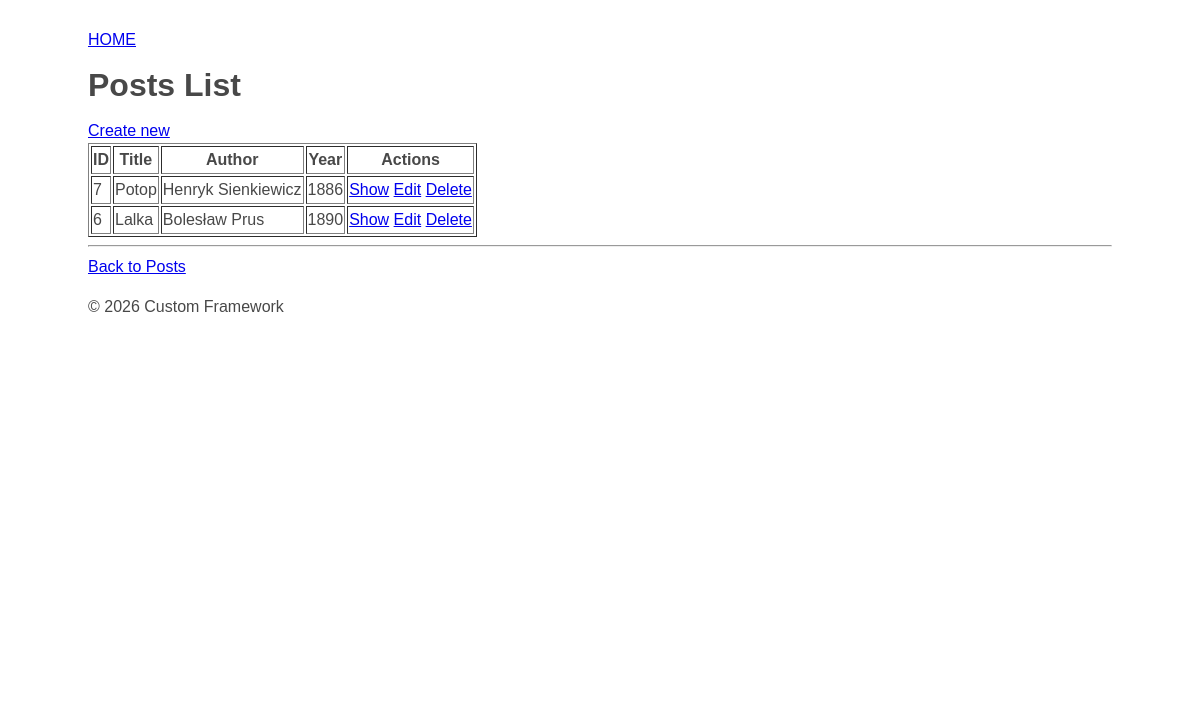
Before: /books with the older database file.
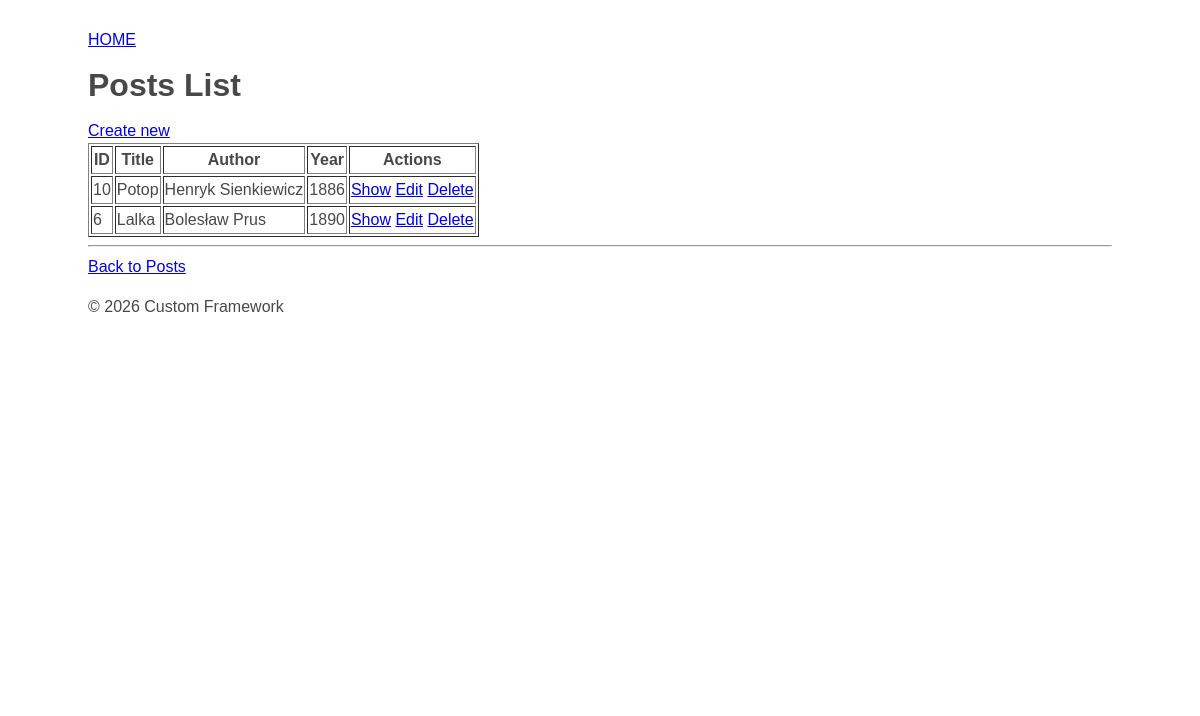
After: the same page with the newer database file.
### tables this page shows
CREATE TABLE books (
            id INTEGER PRIMARY KEY AUTOINCREMENT,
            title TEXT NOT NULL,
            author TEXT NOT NULL,
            year INTEGER NOT NULL,
            created_at TIMESTAMP DEFAULT CURRENT_TIMESTAMP
        );

### app.py (the view)
@app.route('/books')
def index():
    conn = get_db()
    books = conn.execute('SELECT * FROM books ORDER BY created_at DESC').fetchall()
    conn.close()
    return render_template('books/index.html', books=books)

### app.py (called while the page is built)
def get_db():
    conn = sqlite3.connect(DATABASE)
    conn.row_factory = sqlite3.Row
    return conn

### templates/books/index.html (shortened to what this page needs)
{% extends "layout.html" %}
{% block body %}
    <h1>Posts List</h1>
    <a href="/books/new">Create new</a>
    <table border="1">
        <tr>
            <th>ID</th>
            <th>Title</th>
            <th>Author</th>
            <th>Year</th>
            <th>Actions</th>
        </tr>
        {% for book in books %}
        <tr>
            <td>{{ book.id }}</td>
            <td>{{ book.title }}</td>
            <td>{{ book.author }}</td>
            <td>{{ book.year }}</td>
            <td>
                <a href="/books/{{ book.id }}">Show</a>
                <a href="/books/{{ book.id }}/edit">Edit</a>
                <a href="/books/{{ book.id }}/delete" onclick="return confirm('Are you sure?')">Delete</a>
            </td>
        </tr>
        {% endfor %}
    </table>
    <hr>
    <a href="/">Back to Posts</a>
{% endblock %}

### templates/layout.html (shortened to what this page needs)
<!DOCTYPE html>
<html>
<head>
    <link rel="stylesheet" href="{{ url_for('static', filename='style.css') }}">
</head>
<body>
    <div class="container">
        <header>
            <nav>
                <a href="/">HOME</a>
            </nav>
        </header>
        <main>
            {% block body %}{% endblock %}
        </main>
        <footer>
            <p>© 2026 Custom Framework</p>
        </footer>
    </div>
</body>
</html>

### static/style.css (style rules this page uses)
body { background-color: #f5f5f5; display: flex; flex-direction: column; min-height: 95vh; font-family: Poppins, sans-serif; font-size: 16px; line-height: 24px; color: #484848; }
@media (min-width: 1024px) { body { background: url('https://cdn.pixabay.com/photo/2018/01/26/20/24/pattern-3109720_960_720.jpg'); } }
.container { width: 100%; max-width: 1024px; margin: 0 auto; background-color: #fff; padding: 20px; min-height: 80vh; }

Changed rows visible on the page:
removed books: id "7", title "Potop", author "Henryk Sienkiewicz", year "1886"
added books: id "10", title "Potop", author "Henryk Sienkiewicz", year "1886"
